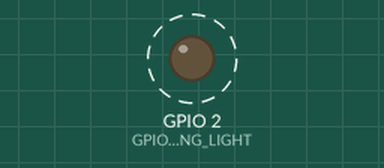
A sketch run on a simulated ESP32. On the bench: output pins drawn as LEDs (lit = HIGH). Dashed ring = blinking. Nothing arrives over Bluetooth unless stated; a phone connects over Bluetooth LE 3 s after start; what the sketch prints to the serial monitor is not drawn.

Above: at 0.2 s.
Timing chart, 0 to 3.0 s (numbered marks = the images above):
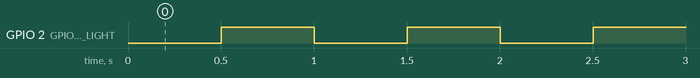

Measured:
- by itself, GPIO 2 (GPIO_BREATHING_LIGHT): alternates HIGH for 0.50 s and LOW for 0.50 s

The sketch:

BeaconBLE.ino
```cpp
#include "BLEDevice.h"
#include "BLEUtils.h"
#include "BLEServer.h"
#include "BLEBeacon.h"

/* GPIO to indicate operation (breathing light) */
#define GPIO_BREATHING_LIGHT 2
/* BLE Beacon UUID (128 bit) */
#define BEACON_UUID "2fc03570-8ae7-407f-a375-3d2d74d8fc0f"
/* IMPORTANT: the manufacturer code/ID is a unique identifier, registered in the Bluetooth SIG
* (Special Interest Group). Therefore, it is an identifier globally known. For testing purposes
* use any ID but, in case of making a commercial product, NEVER USE A COMPANY ID OR MANUFACTURER
* OTHER THAN YOURS. This could lead to legal problems. Here, in this example, the purpose is learning only.
* --- List with manufacturers registered in SIG ---
* https://www.bluetooth.com/specifications/assigned-numbers/company-identifiers/
* Important: the code must be used in that program with different endian than offered in the list
* For example, if the manufacturer is listed as 0x1234 in the list, it should be used here as 0x3412.
*/
#define ID_FABRICANTE_BEACON 0x4C00
/* Beacon Major and Minor (assuming 1 group (major) with 1 beacon only (minor) */
#define MAJOR_BEACON 1
#define MINOR_BEACON 1
/* Beacon data (type, manufacturer, uuid, major, minor and tx power) */
#define BEACON_DATA ""
#define BEACON_DATA_SIZE 26
/* Info: https://www.bluetooth.com/specifications/assigned-numbers/generic-access-profile/ */
#define BEACON_DATA_TYPE 0xFF
/* Objeto global para gerar o advertising do BLE */
BLEAdvertising *pAdvertising;  // BLE Advertisement type
/* Prototypes */
void configura_beacon(void);


void configura_beacon(void) {
  /* Create an object to manage the Beacon */
  BLEBeacon ble_beacon = BLEBeacon();
  /* manufacturer ID unique identifier */
  ble_beacon.setManufacturerId(ID_FABRICANTE_BEACON);
  /* Configure Beacon proximity, major and minor */
  ble_beacon.setProximityUUID(BLEUUID(BEACON_UUID));
  ble_beacon.setMajor(MAJOR_BEACON);
  ble_beacon.setMinor(MINOR_BEACON);
  /* Configure BLE advertiser */
  BLEAdvertisementData advertisement_data = BLEAdvertisementData();
  BLEAdvertisementData scan_response_data = BLEAdvertisementData();
  /* Indicates Classic Bluetooth should not be supported */
  advertisement_data.setFlags(0x04);
  /* Reporting beacon data */
  std::string strServiceData = "";
  strServiceData += (char)BEACON_DATA_SIZE;
  strServiceData += (char)BEACON_DATA_TYPE;
  strServiceData += ble_beacon.getData();
  advertisement_data.addData(strServiceData);
  /* configure data information to be sent by the beacon
   * and scan information in the advertiser */
  pAdvertising->setAdvertisementData(advertisement_data);
  pAdvertising->setScanResponseData(scan_response_data);
}

void setup() {
  Serial.begin(115200);
  Serial.println("Doing beacon initialization...");
  /* Configure breathing light */
  pinMode(GPIO_BREATHING_LIGHT, OUTPUT);
  digitalWrite(GPIO_BREATHING_LIGHT, LOW);
  /* Create and configure a BLE device and server */
  BLEDevice::init("ESP32 - Beacon BLE");
  BLEServer *pServer = BLEDevice::createServer();
  /* Initialize and configure advertising */
  pAdvertising = BLEDevice::getAdvertising();
  BLEDevice::startAdvertising();
  configura_beacon();
  /* Starts working as beacon (advertiser kicks in) */
  pAdvertising->start();
  Serial.println("The beacon has been initialized and is already operating.");
}

void loop() {
  digitalWrite(GPIO_BREATHING_LIGHT, LOW);
  delay(500);
  digitalWrite(GPIO_BREATHING_LIGHT, HIGH);
  delay(500);
}
```
